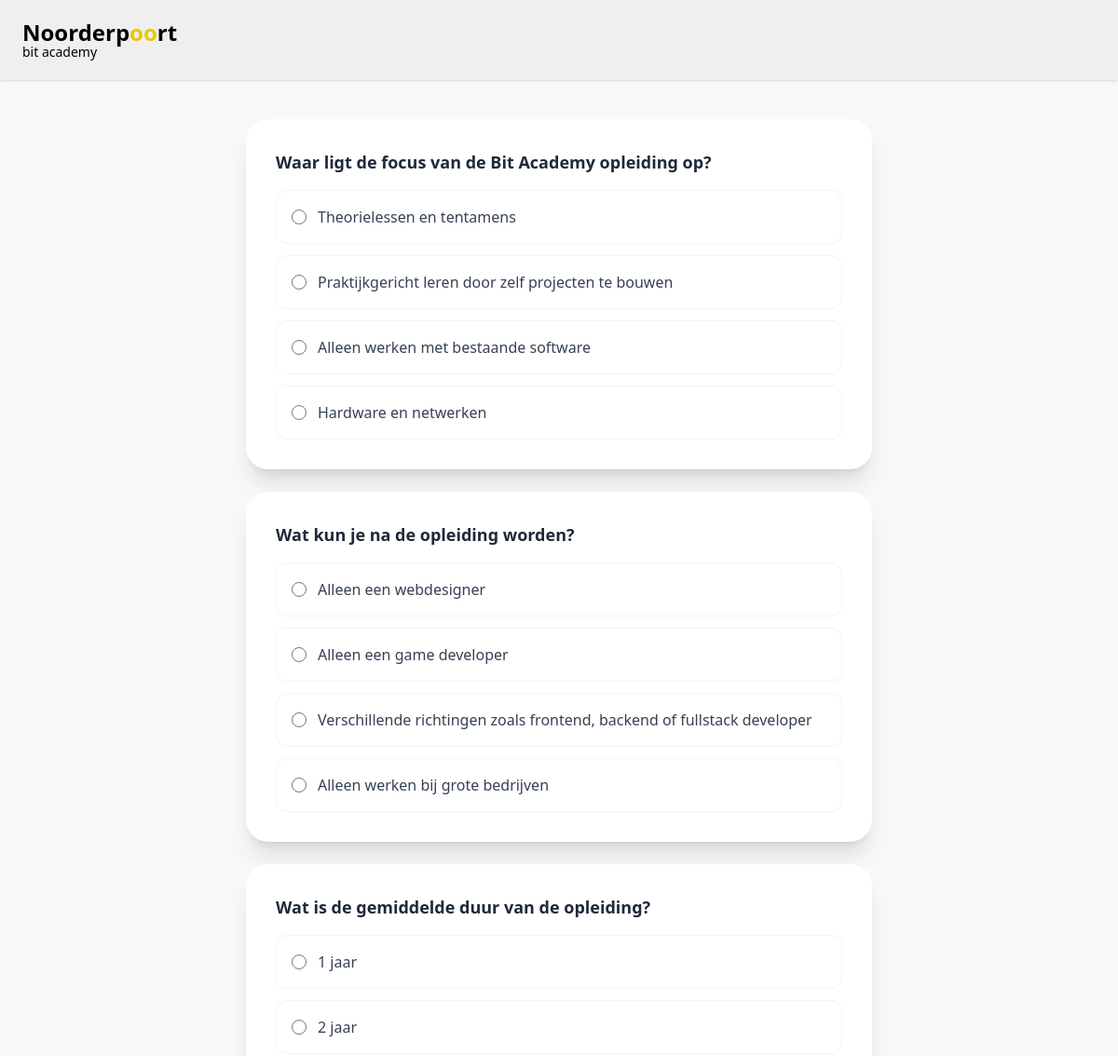
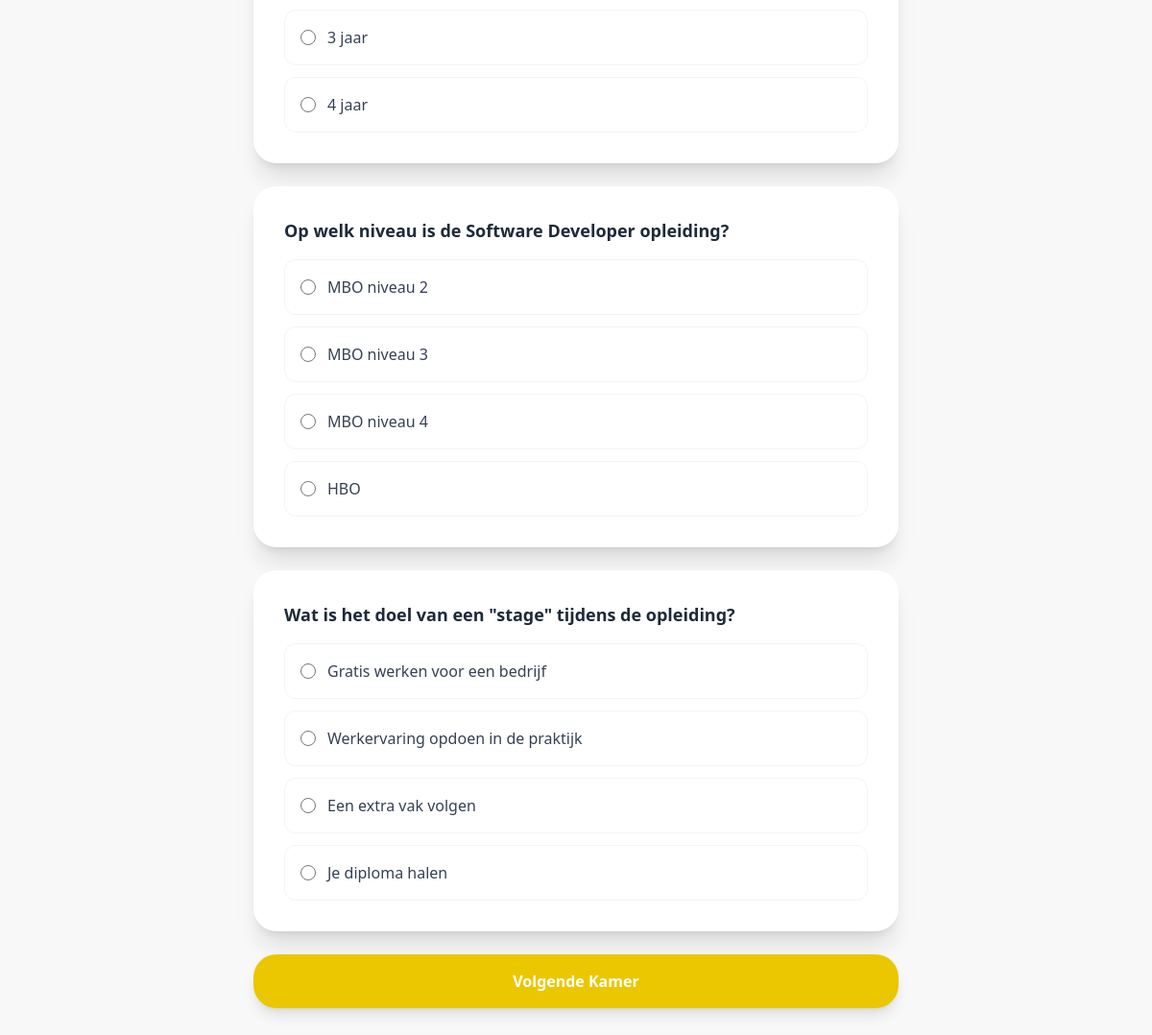
/kamer4.php, run on the app's committed database (2 pictures, top to bottom).
### tables this page shows
CREATE TABLE KAMER_VIER (
    id INT NOT NULL AUTO_INCREMENT,
    vraag VARCHAR(255) NOT NULL,
    antwoord_een VARCHAR(255),
    antwoord_twee VARCHAR(255),
    antwoord_drie VARCHAR(255),
    antwoord_vier VARCHAR(255),
    juist VARCHAR(255) NOT NULL,
    PRIMARY KEY (id)
);

### kamer4.php (the view, shortened to what this page needs)
<?php
include_once "views/navbar.php";
include_once "db/db.php";
$query = $database->query("SELECT * FROM KAMER_VIER");
$vragen = $query->fetchAll(PDO::FETCH_ASSOC);
?>
<!DOCTYPE html>
<html lang="en">
<head>
    <script src="https://cdn.jsdelivr.net/npm/@tailwindcss/browser@4"></script>
</head>
<body class="bg-[#F8F8F8] min-h-screen p-8 pt-32">
    <div class="max-w-2xl mx-auto">
        <form action="succes.php" method="POST">
            <?php foreach ($vragen as $vraag): ?>
                <div class="bg-white rounded-3xl shadow-xl p-8 mb-6 text-left">
                    <h2 class="font-bold text-lg text-gray-800 mb-4">
                        <?= htmlspecialchars($vraag['vraag']) ?>
                    </h2>
                    <div class="space-y-3">
                        <?php
                        $opties = [
                            'een' => $vraag['antwoord_een'],
                            'twee' => $vraag['antwoord_twee'],
                            'drie' => $vraag['antwoord_drie'],
                            'vier' => $vraag['antwoord_vier']
                        ];
                        foreach ($opties as $key => $optie):
                            if (!empty($optie)):
                        ?>
                                <label class="flex items-center p-4 border border-gray-100 rounded-xl cursor-pointer hover:bg-gray-50 transition">
                                    <input type="radio"
                                        name="vraag_<?= $vraag['id'] ?>"
                                        value="<?= htmlspecialchars($optie) ?>"
                                        class="w-4 h-4 text-[#EAC700] focus:ring-[#EAC700]">
                                    <span class="ml-3 text-gray-700"><?= htmlspecialchars($optie) ?></span>
                                </label>
                        <?php
                            endif;
                        endforeach;
                        ?>
                    </div>
                </div>
            <?php endforeach; ?>
            <button type="submit" class="w-full bg-[#EAC700] text-white font-bold py-4 rounded-3xl shadow-lg hover:bg-yellow-600 transition">
                Volgende Kamer
            </button>
        </form>
    </div>
</body>
</html>

### data on the page
kamer_vier: vraag "Waar ligt de focus van de Bit Academy opleiding op?", antwoord_een "Theorielessen en tentamens", optie "Praktijkgericht leren door zelf projecten te bouwen", antwoord_drie "Alleen werken met bestaande software", antwoord_vier "Hardware en netwerken"
kamer_vier: vraag "Wat kun je na de opleiding worden?", antwoord_een "Alleen een webdesigner", antwoord_twee "Alleen een game developer", antwoord_drie "Verschillende richtingen zoals frontend, backend of fullstack developer", antwoord_vier "Alleen werken bij grote bedrijven"
kamer_vier: vraag "Wat is de gemiddelde duur van de opleiding?", antwoord_een "1 jaar", antwoord_twee "2 jaar", antwoord_drie "3 jaar", antwoord_vier "4 jaar"
kamer_vier: vraag "Op welk niveau is de Software Developer opleiding?", antwoord_een "MBO niveau 2", antwoord_twee "MBO niveau 3", antwoord_drie "MBO niveau 4", antwoord_vier "HBO"
kamer_vier: vraag "Wat is het doel van een \"stage\" tijdens de opleiding?", antwoord_een "Gratis werken voor een bedrijf", antwoord_twee "Werkervaring opdoen in de praktijk", antwoord_drie "Een extra vak volgen", antwoord_vier "Je diploma halen"
